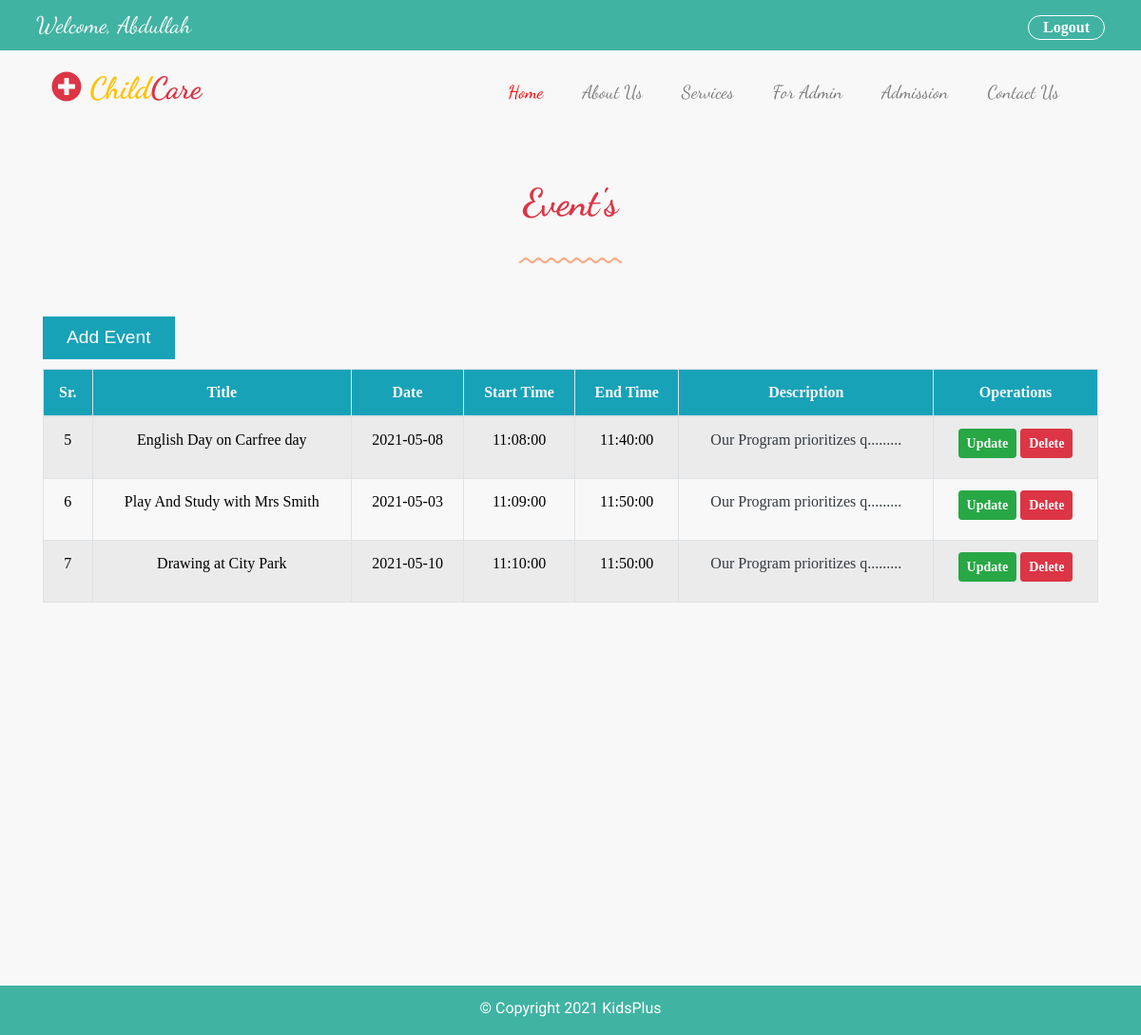
/admin/event.php (signed in), run on the app's committed database.
### tables this page shows
CREATE TABLE `child_event` (
  `id` int(16) NOT NULL,
  `title` varchar(255) NOT NULL,
  `event_date` date NOT NULL,
  `start_time` time NOT NULL,
  `end_time` time NOT NULL,
  `description` varchar(255) NOT NULL,
  `image` varchar(255) NOT NULL
);

### admin/event.php (the view, shortened to what this page needs)
<?php
require '../database/connection.php';
?>
<!DOCTYPE html>
<html lang="en">
<head>
    <link rel="stylesheet" href="https://maxcdn.bootstrapcdn.com/bootstrap/4.0.0/css/bootstrap.min.css">
    <link type="text/css" rel="stylesheet" href="../assets/css/style.css">
    <link type="text/css" rel="stylesheet" href="../assets/css/media.css">
    <link type="text/css" rel="stylesheet" href="../assets/css/fontawesome.css">
</head>
<body>
<?php
require 'header.php';
?>
<section class="container admin-section mt-5 mb-5" >
    <div class="row heading-row mb-5">
        <div class="col-sm-12 col-md-12 col-lg-12 text-center">
            <h1 class="text-danger font-weight-bold">Event's</h1>
            <div class="mt-4">
                <img src="../assets/images/line-dec-2.png" alt="">
            </div>
        </div>
    </div>
    <div class="row filter-row">
        <div class="col-sm-12 col-md-12 col-lg-12 filter-record">
            <div class="content d-flex justify-content-between flex-row w-100">
                <div class="add-btn">
                    <a href="add_event.php" class=" bg-info " style="margin-bottom: 10px !important;">Add Event</a>
                </div>
            </div>
        </div>
    </div>
    <div class="row table-row">
        <div class="col-sm-12 col-md12 col-lg-12 program-table ">
            <table class="table table-striped table-hover table-bordered table-responsive-md">
                <thead class="bg-info text-center text-light">
                <tr>
                    <th>Sr.</th>
                    <th>Title</th>
                    <th>Date</th>
                    <th>Start Time</th>
                    <th>End Time</th>
                    <th>Description</th>
                    <th >Operations</th>
                </tr>
                </thead>
                <tbody class="text-center ">
                <?php
                    $query = "SELECT * FROM child_event";
                    $execute_query = mysqli_query($connection, $query);
                    if(mysqli_num_rows($execute_query) > 0){
                         while($row = mysqli_fetch_assoc($execute_query)){
                            $id = $row['id'];
                ?>
                <tr>
                    <td><?php echo $id;?></td>
                    <td><?php echo $row['title'];?></td>
                    <td><?php echo $row['event_date'];?></td>
                    <td><?php echo $row['start_time'];?></td>
                    <td><?php echo $row['end_time'];?></td>
                    <td><p class="text-dark"><?php echo chunk_split(substr($row['description'], 0, 25), strlen($row['description']), ".........");?></p></td>
                    <td>
                        <a href="update_event.php?id=<?php echo $id; ?>" class="btn btn-success text-light btn-sm font-weight-bold ">Update</a>
                        <a href="delete_event.php?id=<?php echo $id; ?>" class="btn btn-danger text-light btn-sm font-weight-bold">Delete</a>
                    </td>
                </tr>
                <?php
                     }
                    }
                ?>
                </tbody>
            </table>
        </div>
    </div>
</section>
<?php
require 'footer.php';
?>
</body>
</html>

### assets/css/style.css (style rules this page uses)
:root { --body-background : #f8f8f8; --header-background: #41b3a3; --white: #fff; --black:#000; --blue : #005cbf; --red : #ff0004; --orange:#fd7e14; --sky:#17a2b8; --aqua:#41b3a3; --tomato:#FF6347; --tan:#D7B98C; --yellow:#FFFF00; --warning: #ffc107; --darkgray:#999999; --smoke:#E8E8E8; }
body { background-color: var(--body-background); position: relative; margin: 0px; padding: 0px; box-sizing: border-box; font-family: 'Roboto', sans-serif !important; }
section h1, h2, h3, h4, a, span { font-family: 'Dancing Script', cursive; }
section a { font-size: 1.2em; }
.room-item h1, p, a { color: var(--white); }
table tr th, table tr td a { font-family: "Times New Roman"; }
table tr td { color:var(--black); font-family: "Times New Roman"; }
.content a { display: block; padding: 8px 25px; margin-bottom: 0px !important; background-color: var(--red); color:var(--white); font-family: sans-serif; text-decoration: none; }
.public-section, .admin-section { min-height: 100vh; }

### data on the page
child_event: id "5", title "English Day on Carfree day", event_date "2021-05-08", start_time "11:08:00", end_time "11:40:00", description "Our Program prioritizes q........."
child_event: id "6", title "Play And Study with Mrs Smith", event_date "2021-05-03", start_time "11:09:00", end_time "11:50:00", description "Our Program prioritizes q........."
child_event: id "7", title "Drawing at City Park", event_date "2021-05-10", start_time "11:10:00", end_time "11:50:00", description "Our Program prioritizes q........."
